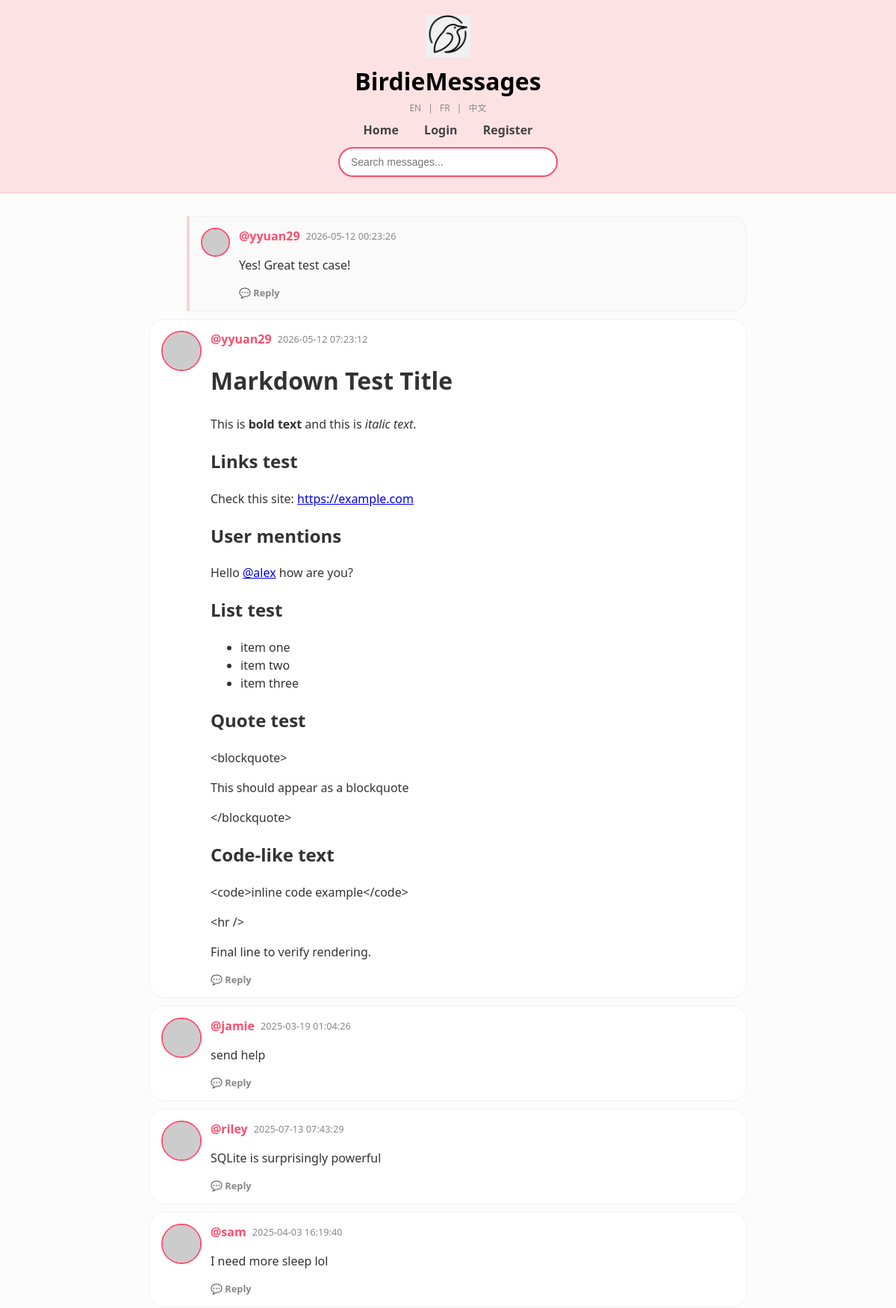
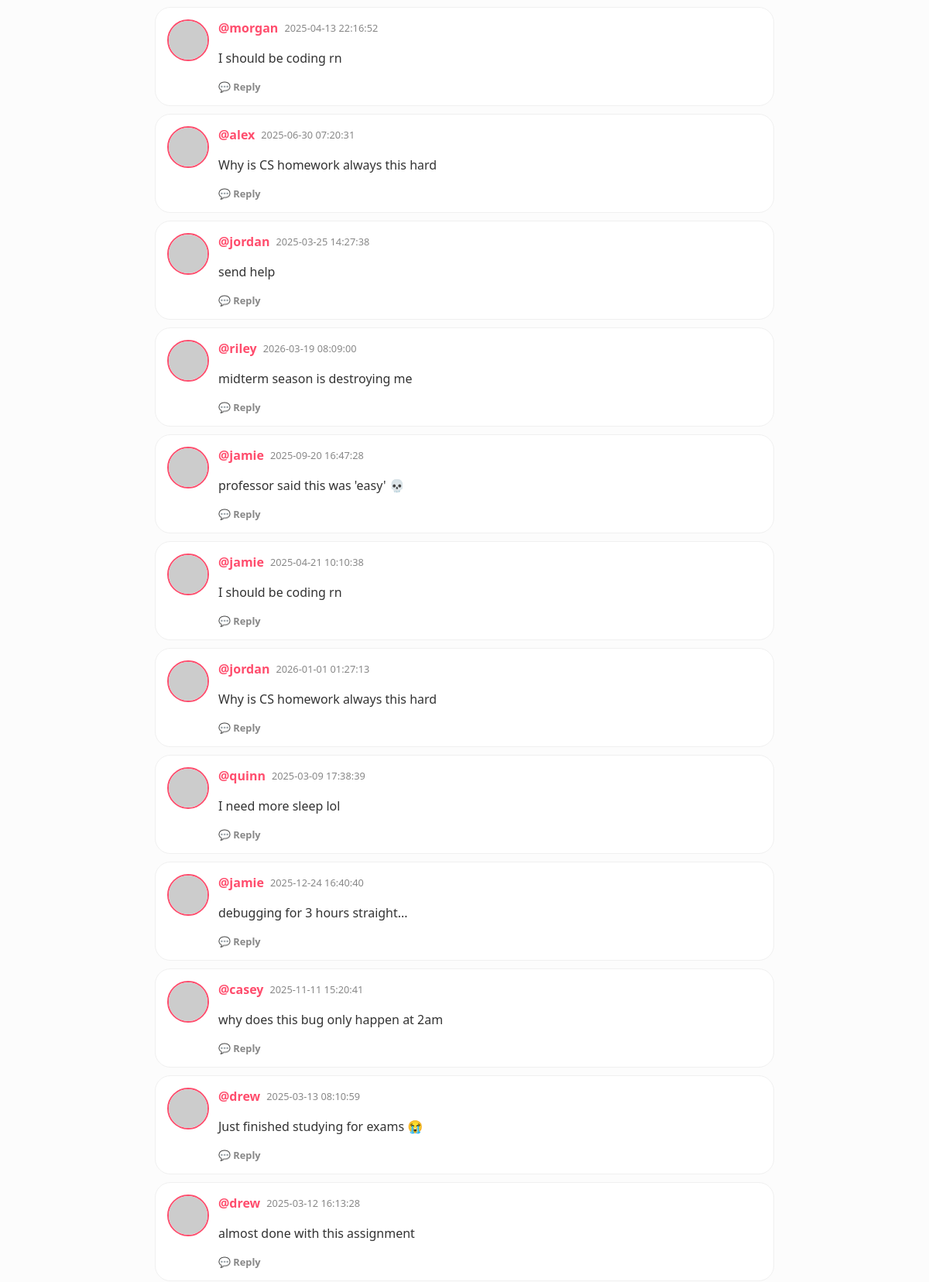
The page / (upper part) on the database its author committed (2 pictures, top to bottom).
### tables this page shows
CREATE TABLE users (
            id INTEGER PRIMARY KEY AUTOINCREMENT,
            username TEXT UNIQUE,
            password TEXT,
            age INTEGER,
            bio TEXT
        );

### app.py (the view)
@app.get("/", response_class=HTMLResponse)
async def home(request: Request, page: int = 1):
    if page < 1: page = 1
    limit = 50
    offset = (page - 1) * limit
    db = get_db()
    rows = db.execute("""
        WITH RECURSIVE message_tree AS (
            SELECT id, id as root_id, timestamp, 0 as depth
            FROM messages
            WHERE parent_id IS NULL

            UNION ALL

            SELECT m.id, mt.root_id, m.timestamp, mt.depth + 1
            FROM messages m
            JOIN message_tree mt ON m.parent_id = mt.id
        )
        SELECT m.*, u.username, mt.depth, mt.root_id
        FROM messages m
        JOIN message_tree mt ON m.id = mt.id
        LEFT JOIN users u ON m.user_id = u.id
        ORDER BY mt.root_id DESC, mt.timestamp ASC
        LIMIT ? OFFSET ?
    """, (limit, offset)).fetchall()
    total_row = db.execute("SELECT COUNT(*) FROM messages").fetchone()
    total = total_row[0] if total_row else 0
    db.close()
    logged_in_user = request.cookies.get("username")
    return templates.TemplateResponse(
        request=request,
        name="index.html",
        context={
            "request": request,
            "messages": rows,
            "page": page,
            "has_next": (offset + limit) < total,
            "has_prev": page > 1,
            "user": logged_in_user,
            "t": get_translations(request)
        }
    )

### templates/index.html (shortened to what this page needs)
<!DOCTYPE html>
<html lang="en">
<head>
</head>
<body>
{% set t = get_t(request) %}
<header class="birdie-header">
    <div class="logo-container">
        <img src="/static/logo.png" class="main-logo">
        <div class="title-nav">
            <h1>BirdieMessages</h1>
            <div class="lang-nav">
                <a href="/set_lang/en">EN</a> |
                <a href="/set_lang/fr">FR</a> |
                <a href="/set_lang/zh">中文</a>
            </div>
            <nav>
                <a href="/">{{ t.home }}</a>
                {% if user %}
                    <a href="/create_message">+ {{ t.post }}</a>
                    <a href="/profile/{{ user }}">{{ t.profile }}</a>
                    <a href="/logout">{{ t.logout }}</a>
                {% else %}
                    <a href="/login">{{ t.login }}</a>
                    <a href="/register">{{ t.register }}</a>
                {% endif %}
            </nav>
            <div class="search-row">
                <form action="/search" method="get">
                    <input type="text" name="q" placeholder="{{ t.search_placeholder }}">
                </form>
            </div>
        </div>
    </div>
</header>
<div class="container">
    {% for msg in messages %}
        <div class="chirp-card {% if msg.parent_id %}is-reply{% endif %}">
            <img class="avatar-circle {% if msg.parent_id %}avatar-reply{% endif %}"
                 src="https://api.dicebear.com/7.x/fun-emoji/svg?seed={{ msg.username }}">
            <div style="flex:1;">
                <div style="display:flex; gap:8px; align-items:center;">
                    <a class="username" href="/profile/{{ msg.username }}">@{{ msg.username }}</a>
                    <span class="timestamp">{{ msg.timestamp }}</span>
                </div>
                <div class="message-content">
                    {{ linkify(msg.content) | safe }}
                </div>
                <div class="actions-bar">
                    <a href="/message/{{ msg.id }}" class="btn-action">💬 {{ t.reply or 'Reply' }}</a>
                </div>
            </div>
        </div>
    {% endfor %}
</div>
</body>
</html>

### templates/index.html (style rules this page uses)
:root { --birdie-pink: #fde2e4; --birdie-dark-pink: #ff4d6d; --birdie-border: #fad2d6; --nav-text: #444; }
body { background-color: #fcfcfc; font-family: 'Segoe UI', Roboto, Helvetica, Arial, sans-serif; margin: 0; padding: 0; color: #333; }
.birdie-header { background-color: var(--birdie-pink); padding: 20px 0; border-bottom: 2px solid var(--birdie-border); text-align: center; }
.logo-container { display: flex; flex-direction: column; align-items: center; }
.main-logo { width: 60px; height: auto; margin-bottom: 5px; }
.title-nav h1 { font-size: 32px; margin: 5px 0; font-weight: 800; color: #000; }
.lang-nav { font-size: 0.75em; color: #888; margin-bottom: 10px; }
.lang-nav a { color: #888; text-decoration: none; margin: 0 6px; }
.title-nav nav { margin: 10px 0; font-weight: 600; }
.title-nav nav a { text-decoration: none; color: var(--nav-text); margin: 0 15px; }
.search-row { margin-top: 12px; }
.search-row input { padding: 10px 15px; width: 260px; border-radius: 20px; border: 2px solid var(--birdie-dark-pink); outline: none; font-size: 14px; background: white; }
.container { max-width: 800px; margin: 30px auto; padding: 0 20px; }
.chirp-card { background: white; border: 1px solid #f0f0f0; border-radius: 20px; padding: 15px; margin-bottom: 10px; display: flex; gap: 12px; }
.is-reply { margin-left: 50px; border-left: 4px solid var(--birdie-border); background: #fafafa; border-top-left-radius: 0; border-bottom-left-radius: 0; }
.avatar-circle { width: 50px; height: 50px; border-radius: 50%; border: 2px solid var(--birdie-dark-pink); }
.avatar-reply { width: 35px; height: 35px; }
.username { color: var(--birdie-dark-pink); font-weight: bold; text-decoration: none; }
.message-content { margin-top: 5px; line-height: 1.5; }
.timestamp, .bio-text { color: #888; font-size: 0.8em; font-family: inherit; }
.actions-bar { margin-top: 10px; display: flex; gap: 15px; font-family: inherit; }
.btn-action { text-decoration: none; font-size: 0.8em; color: #888; font-weight: 600; font-family: inherit; }

### rows shown on the page
users: username "yyuan29", timestamp "2026-05-12 00:23:26", linkify "Yes! Great test case!", reply "Reply", timestamp "2026-05-12 07:23:12", linkify "Markdown Test Title This is bold text and this is italic text . Links test Check this site: https://example.com User mentions Hello @alex how are you? List test item one item two item three Quote test <blockquote> This should appear as a blockquote </blockquote> Code-like text <code>inline code example</code> <hr /> Final line to verify rendering."
users: username "jamie", timestamp "2025-03-19 01:04:26", linkify "send help", reply "Reply", timestamp "2025-09-20 16:47:28", linkify "professor said this was 'easy' 💀", timestamp "2025-04-21 10:10:38", linkify "I should be coding rn", timestamp "2025-12-24 16:40:40", linkify "debugging for 3 hours straight..."
users: username "riley", timestamp "2025-07-13 07:43:29", linkify "SQLite is surprisingly powerful", reply "Reply", timestamp "2026-03-19 08:09:00", linkify "midterm season is destroying me"
users: username "sam", timestamp "2025-04-03 16:19:40", linkify "I need more sleep lol", reply "Reply"
users: username "morgan", timestamp "2025-04-13 22:16:52", linkify "I should be coding rn", reply "Reply"
users: username "alex", timestamp "2025-06-30 07:20:31", linkify "Why is CS homework always this hard", reply "Reply"
users: username "jordan", timestamp "2025-03-25 14:27:38", linkify "send help", reply "Reply", timestamp "2026-01-01 01:27:13", linkify "Why is CS homework always this hard"
users: username "quinn", timestamp "2025-03-09 17:38:39", linkify "I need more sleep lol", reply "Reply"
users: username "casey", timestamp "2025-11-11 15:20:41", linkify "why does this bug only happen at 2am", reply "Reply"
users: username "drew", timestamp "2025-03-13 08:10:59", linkify "Just finished studying for exams 😭", reply "Reply", timestamp "2025-03-12 16:13:28", linkify "almost done with this assignment"

### other values the page prints
{{ t.home }} "Home"
{{ t.login }} "Login"
{{ t.register }} "Register"
